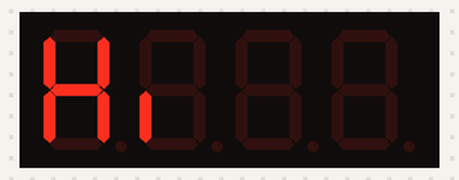
Bench run of a sketch on a simulated Arduino Uno, built with avr-gcc and run on an emulated ATmega328P. Shown: 4-digit seven-segment display. Random numbers use the default seed unless the sketch sets one.

Above: at 0.1 s.
At 2.1 s:
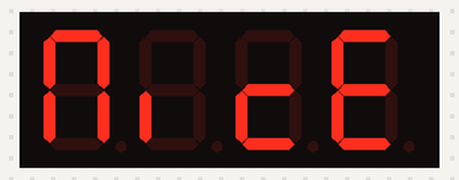
At 4.1 s:
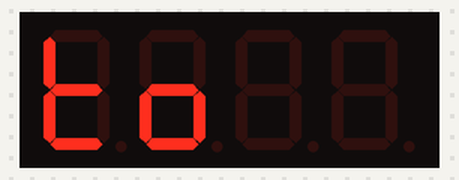
At 6.1 s:
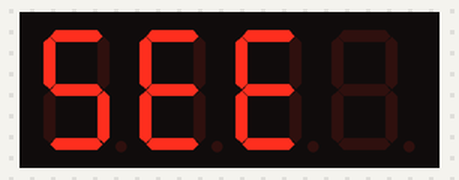
At 8.1 s:
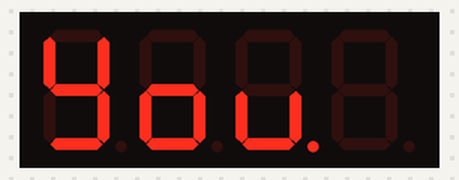
At 10.1 s:
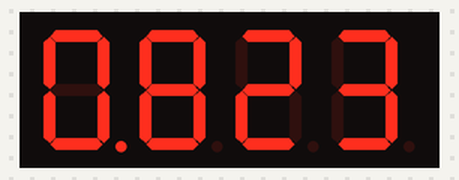

The sketch:

SevSeg_LibTest.ino
```cpp
#include "SevenSeg.h"

SevenSeg show(2,8,4,6,3,1,7); //Instantiate a seven segment object

const int DIGITS = 4;
int digitPins[DIGITS] = {11, 10, 9, 12};

void setup()
{

  show.setDigitPins(DIGITS, digitPins);
  show.setCommonAnode();
  show.setDPPin(5);
  show.setDutyCycle(99);

  //show.setDigitDelay(500);
  long _delay = millis();
  while (millis() - _delay < 2000)
    show.write("Hi!");_delay = millis();
  while (millis() - _delay < 2000)
    show.write("Nice");_delay = millis();
  while (millis() - _delay < 2000)
    show.write("to");_delay = millis();
  while (millis() - _delay < 2000)
    show.write("see");_delay = millis();
  while (millis() - _delay < 2000)
    show.write("you.");
}

void loop()
{
  int what = random(0,999);
  long _delay = millis();
  while (millis() - _delay < 1000)
    show.write(what,3);
}
```

Measured:
- what the display in image 1 shows lasts 2.0 s, from 2.0 s to 4.0 s
- what the display in image 5 shows lasts 1.0 s, from 10.0 s to 11.0 s
